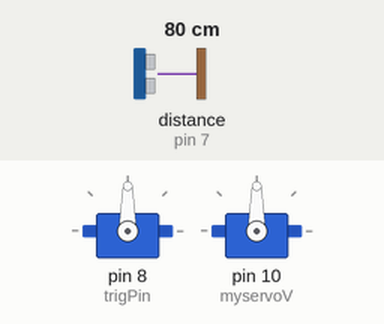
Bench run of a sketch on a simulated Arduino Uno, built with avr-gcc and run on an emulated ATmega328P. Shown: 2 × servo. The test bench sets the inputs (shaded band); at power-on: distance to the obstacle (sensor on pin 7) 80 cm. The echo pulse lasts 58.3 µs per cm; what the sketch prints to the serial monitor is not drawn.

Above: at 3.8 s.
3.9 s: distance to the obstacle (sensor on pin 7) set to 32 cm
9.2 s: distance to the obstacle (sensor on pin 7) set to 28 cm
At 15.2 s:
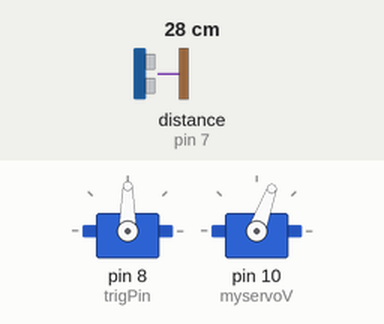
15.5 s: distance to the obstacle (sensor on pin 7) set to 35 cm
At 16.3 s:
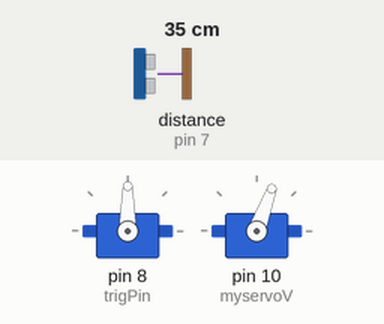
19.4 s: distance to the obstacle (sensor on pin 7) set to 2 cm
At 25.2 s:
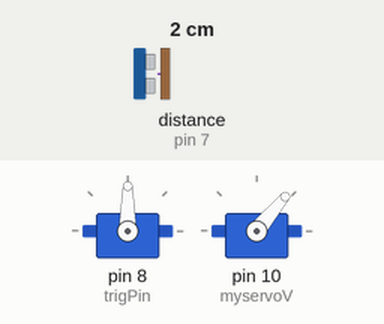
25.5 s: distance to the obstacle (sensor on pin 7) set to 60 cm
At 26.2 s:
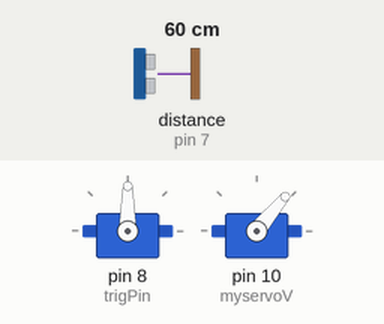
29.4 s: distance to the obstacle (sensor on pin 7) set to 4 cm
At 34.6 s:
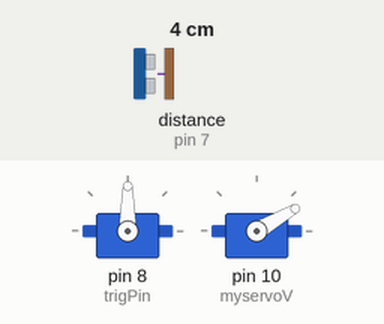
Timing chart, 0 to 43.5 s (numbered marks = the images above; inputs shaded):
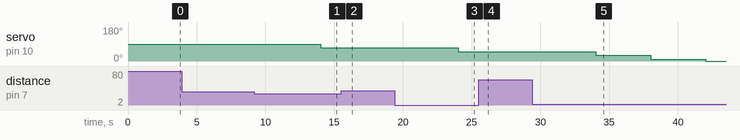

Measured:
- the behaviour switches between 31 and 30 cm on distance to the obstacle (sensor on pin 7) (found by bisection; images 0 and 1)
- after the input at 3.9 s, every drawn part: stays the same
- after the input at 9.2 s, servo on pin 10 (myservoV): 90° → 70° after 4.8 s
- after the input at 15.5 s, servo on pin 10 (myservoV): stays 70° (without the input it goes to 50° after 2.5 s)
- after the input at 19.4 s, servo on pin 10 (myservoV): 70° → 50° after 4.6 s
- after the input at 25.5 s, servo on pin 10 (myservoV): stays 50° (without the input it goes to 30° after 2.5 s)
- after the input at 29.4 s, servo on pin 10 (myservoV): 50° → 30° after 4.6 s, → 10° 4.0 s later, → 0° 4.0 s later

The sketch:

senmotor.ino
```cpp
#include <Servo.h>

Servo myservoH;  // create servo object to control a servo
Servo myservoV;
int posH = 90;
int posV = 90;

int trigPin = 8;
int echoPin = 7;

void setup() {
  // put your setup code here, to run once:
  myservoH.attach(8);  // 서보모터를 쉴드의 8번에 연결한다.
  myservoV.attach(10);  // 서보모터를 쉴드의 7번에 연결한다.
  Serial.begin(9600);
  // trig를 출력모드로 설정, echo를 입력모드로 설정
  pinMode(trigPin, OUTPUT);
  pinMode(echoPin, INPUT);
}

void loop() {
  long duration, distance;                   // 각 변수를 선언합니다.
  digitalWrite(trigPin, LOW);                 // trigPin에 LOW를 출력하고
  delayMicroseconds(2);                    // 2 마이크로초가 지나면
  digitalWrite(trigPin, HIGH);                // trigPin에 HIGH를 출력합니다.
  delayMicroseconds(100);                  // trigPin을 10마이크로초 동안 기다렸다가
  digitalWrite(trigPin, LOW);                // trigPin에 LOW를 출력합니다.
  duration = pulseIn(echoPin, HIGH);   // echoPin핀에서 펄스값을 받아옵니다.
/*
        trigPin핀에서 초음파를 발사하였고 그 초음파가 다시 돌아 올 때까지 기다립니다.
        만약 벽이나 장애물에 닿아서 다시 echoPin으로 돌아왔다면 그동안의 시간을 duration에 저장합니다.
    */
  distance = (duration * 17) / 1000;          //  duration을 연산하여 센싱한 거리값을 distance에 저장합니다.
  delay(2000);
    /*
       거리는 시간 * 속도입니다.
       속도는 음속으로 초당 340mm이므로 시간 * 340m이고 cm단위로 바꾸기 위해 34000cm로 변환합니다.
       시간 값이 저장된 duration은 마이크로초 단위로 저장되어 있어, 변환하기 위해 1000000을 나눠줍니다.
       그럼 시간 * 34000 / 1000000이라는 값이 나오고, 정리하여 거리 * 34 / 1000이 됩니다.
       하지만 시간은 장애물에 닿기까지와 돌아오기까지 총 두 번의 시간이 걸렸으므로 2를 나누어줍니다.
       그럼 시간 * 17 / 1000이라는 공식이 나옵니다.
    */
    if (distance >= 30 || distance <= 0)       // 거리가 200cm가 넘거나 0보다 작으면
    {
      Serial.println("거리를 측정할 수 없음");   // 에러를 출력합니다.
    }
    else                                                    // 거리가 200cm가 넘지 않거나 0보다 작지 않으면
    {
      Serial.print(distance);                         // distance를 시리얼 모니터에 출력합니다.
      Serial.println(" cm");                           // cm를 출력하고 줄을 넘깁니다.
      servomotor(1);
      // distance가 10이면 10 cm로 출력됩니다.
    }
    delay(1000);      // 1초동안 기다립니다.
    Serial.println("1바퀴 돌았다");
}

void servomotor(int val){
  Serial.println("뭐가나올까?");
//  long value = Serial.parseInt();
//  int backUpH = posH;
  int backUpV = posV;
  switch (val) {
    case 1:
      //posH = posH - 5; 같은 표현이다 posH -= 5;
      posV -= 20;
      Serial.println("1이당");
      break;
    case 2:
      posV += 20;
      break;
//    case 3:
//      posH -= 10;
//      break;
//    case 4:
//      posH += 10;
//      delay(1000);
//      posV -= 30;
      break;
  }
//  if (posH<0 || posH>180) {
//    posH=backUpH;
//  }
//  if (posV<0 || posV>180) {
//    posV=backUpV;
////    posV += 60;
//  }
//  myservoH.write(posH);
  myservoV.write(posV);
  delay(1000);
  return;
}
```
